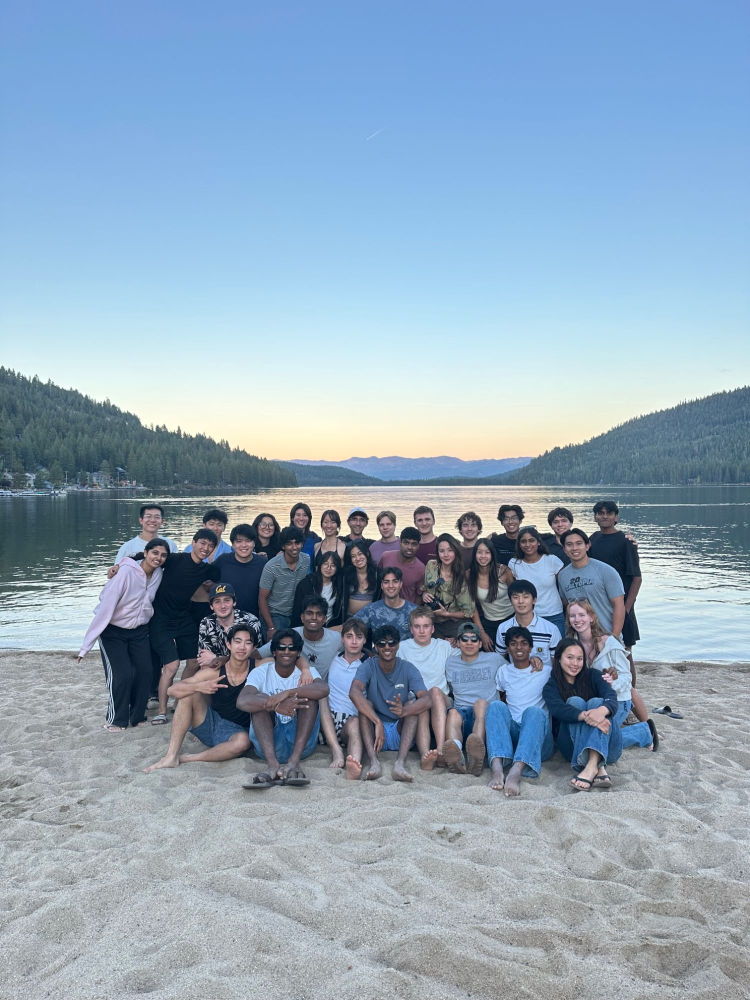
#> input picture group_pcb/source.jpg, 1500 x 2000 px, found by its file name (shown at 1/2 size)
$ python group_fade.py out.png
#> lines starting #> are read from the running program, lines starting #| are printed output that depends on the picture; after the words box and inside, x2 and y2 are one past the last pixel; in counts of white or black regions, pixels touching at a corner belong together
# plain 4-tone dither of the group photo, faded to the bare-board purple at the edges and near the NFC coil
import sys, numpy as np, cv2
from PIL import Image
OUT = sys.argv[1]
W_MM, PITCH = 120.0, 0.2
OX, OY = 92.4, 148.4         # back-view top-left (mm): centred on the 304.8 mm board
FADE = 15.0                   # mm of fade on each edge
COIL = (1e4, 1e4, 1e4 + 1, 1e4 + 1)    # NFC coil removed: no keep-out
CROP = (0, 690, 1500, 1640)
DARK, MID, GOLD, SILK = (58, 26, 86), (96, 48, 138), (226, 186, 104), (238, 236, 228)
im = cv2.imread(f"{OUT}/source.jpg"); x0, y0, x1, y1 = CROP; im = im[y0:y1, x0:x1]
#> further down, im is the input picture: shape (2000, 1500, 3); mean B, G, R 186.1, 166.7, 144.8
Lfull = cv2.cvtColor(im, cv2.COLOR_BGR2GRAY)
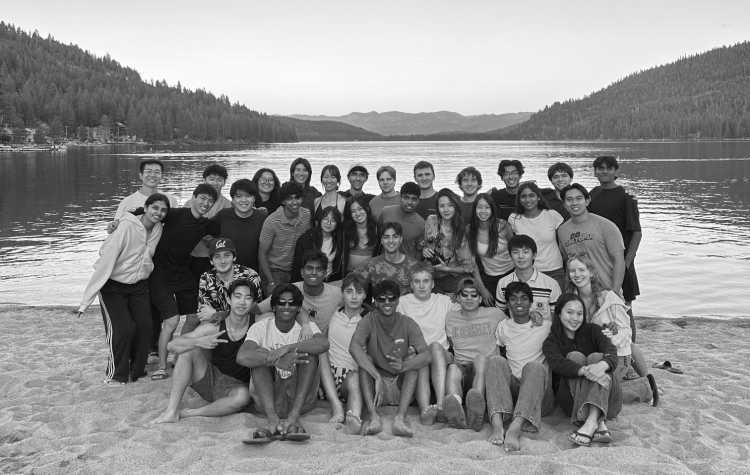
#> Lfull: shape (950, 1500) (shown at 1/2 size); min 1, max 255, mean 144.7
nw = int(W_MM / PITCH); nh = int(round(nw * (y1 - y0) / (x1 - x0)))
L = cv2.resize(Lfull, (nw, nh), interpolation=cv2.INTER_AREA)
L = cv2.createCLAHE(clipLimit=2.0, tileGridSize=(6, 6)).apply(L).astype(np.float32)
L = np.clip(L + 0.8 * (L - cv2.GaussianBlur(L, (0, 0), 1.2)), 0, 255) / 255
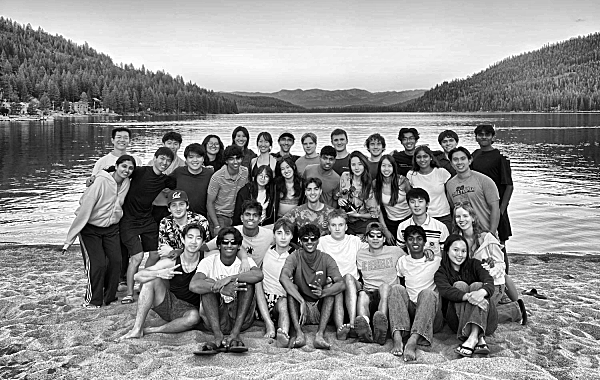
#> L: shape (380, 600) float32; min 0, max 1, mean 0.563
lo, hi = np.percentile(L, [1, 99.5]); L = np.clip((L - lo) / (hi - lo), 0, 1)
#> after `lo, hi = np.percentile(L, [1, 99.5])`: lo = 0; hi = 1
# fade mask
xs = OX + (np.arange(nw) + 0.5) * PITCH; ys = OY + (np.arange(nh) + 0.5) * PITCH
X, Y = np.meshgrid(xs, ys)
ss = lambda t: (lambda c: c * c * (3 - 2 * c))(np.clip(t, 0, 1))
de = np.minimum.reduce([X - OX, OX + W_MM - X, Y - OY, OY + nh * PITCH - Y])
# soften corners: use distance to an inset rounded rectangle
r = FADE; cx = np.clip(X, OX + r, OX + W_MM - r); cy = np.clip(Y, OY + r, OY + nh*PITCH - r)
dcorner = r - np.hypot(X - cx, Y - cy)
a_edge = ss(np.minimum(de, dcorner) / FADE)
dx = np.maximum.reduce([COIL[0] - X, np.zeros_like(X), X - COIL[2]]); dy = np.maximum.reduce([COIL[1] - Y, np.zeros_like(Y), Y - COIL[3]])
a_coil = ss((np.hypot(dx, dy) - 2.0) / 6.0)          # safety net: no copper within 2 mm of the coil (photo is ~11 mm away now)
A = (a_edge * a_coil) ** 1.2
L = L * A
def diffuse(t, nlev, kernel, div):
#> called with nlev = 3, div = 16
    f = t.copy(); o = np.zeros(t.shape, np.uint8); H, W = t.shape
#> after `H, W = t.shape`: H = 380; W = 600
    for y in range(H):
        d = 1 if y % 2 == 0 else -1
        for x in (range(W) if d == 1 else range(W-1, -1, -1)):
            q = int(np.clip(round(f[y, x]), 0, nlev)); o[y, x] = q; e = (f[y, x] - q) / div
            for ddx, ddy, k in kernel:
                XX, YY = x + ddx*d, y + ddy
                if 0 <= XX < W and YY < H: f[YY, XX] += e * k
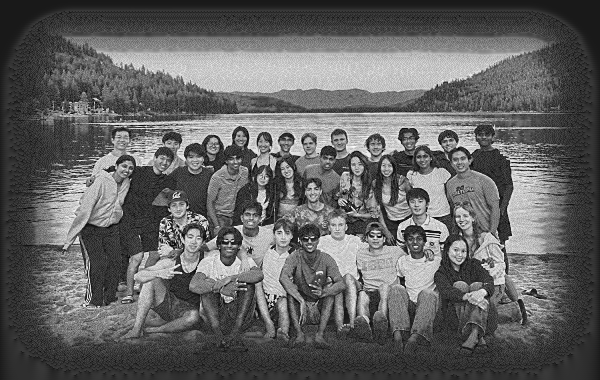
#> f: shape (380, 600) float64; min -0.387, max 3.45, mean 1.1; drawn with min black and max white
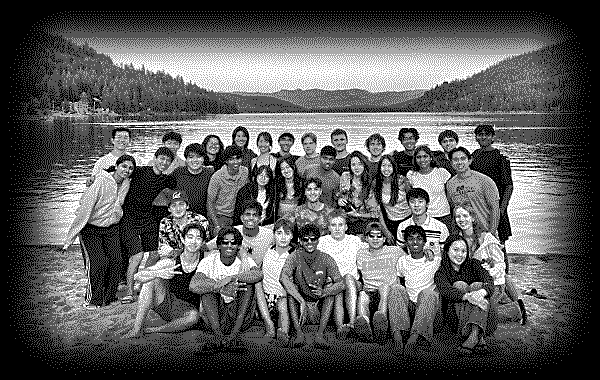
#> o: shape (380, 600); min 0, max 3, mean 1.07; drawn with min black and max white
    return o
FS = [(1, 0, 7), (-1, 1, 3), (0, 1, 5), (1, 1, 1)]
a4 = diffuse(L * 3, 3, FS, 16)
a4[A < 0.02] = 0
#> a4: shape (380, 600); 0.03% of pixels changed, all inside (x1, y1, x2, y2) = (7, 108, 593, 377)
def save(mask, name):
#> called with name = 'fade4_F_Cu'
    Image.fromarray(np.where(mask, 0, 255).astype(np.uint8)).convert("1").save(f"{OUT}/{name}.png", dpi=(25.4/PITCH,)*2)
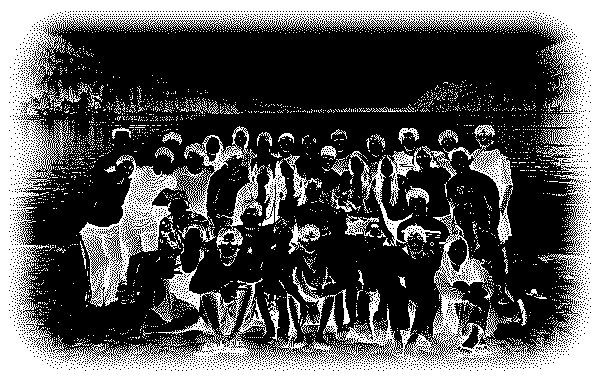
#> saved as fade4_F_Cu.png: PIL image 600x380 1; 34.8% white; 2751 white regions (2683 under 20 px), largest, box (x1, y1, x2, y2) and area: (0, 0, 600, 380) 58776, (79, 126, 265, 307) 6610, (422, 139, 513, 208) 1279
save(a4 >= 1, "fade4_F_Cu"); save(a4 == 2, "fade4_F_Mask_openings"); save(a4 == 3, "fade4_F_Silkscreen")
#> in save (call 2), `Image.fromarray(np.where(mask, 0, 255).astype(np.uint8)).convert("1")...`: mask: shape (380, 600) bool; 20.7% white in thin lines or dots, all inside (x1, y1, x2, y2) = (34, 37, 565, 345)
#> call 3 of save, with name = 'fade4_F_Silkscreen'
#> in save (call 3), `Image.fromarray(np.where(mask, 0, 255).astype(np.uint8)).convert("1")...`:
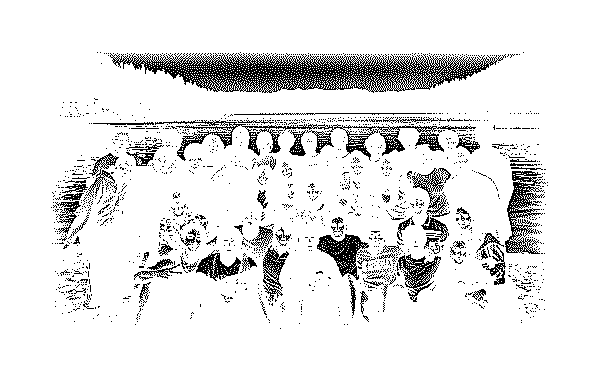
#> saved as fade4_F_Silkscreen.png: PIL image 600x380 1; 89.6% white; black in thin lines or dots, all inside (x1, y1, x2, y2) = (51, 52, 548, 329)
rgb = np.zeros((nh, nw, 3), np.uint8)
for i, c in enumerate([DARK, MID, GOLD, SILK]): rgb[a4 == i] = c
Image.fromarray(rgb).resize((nw*6, nh*6), Image.NEAREST).save(f"{OUT}/preview_fade4.png")
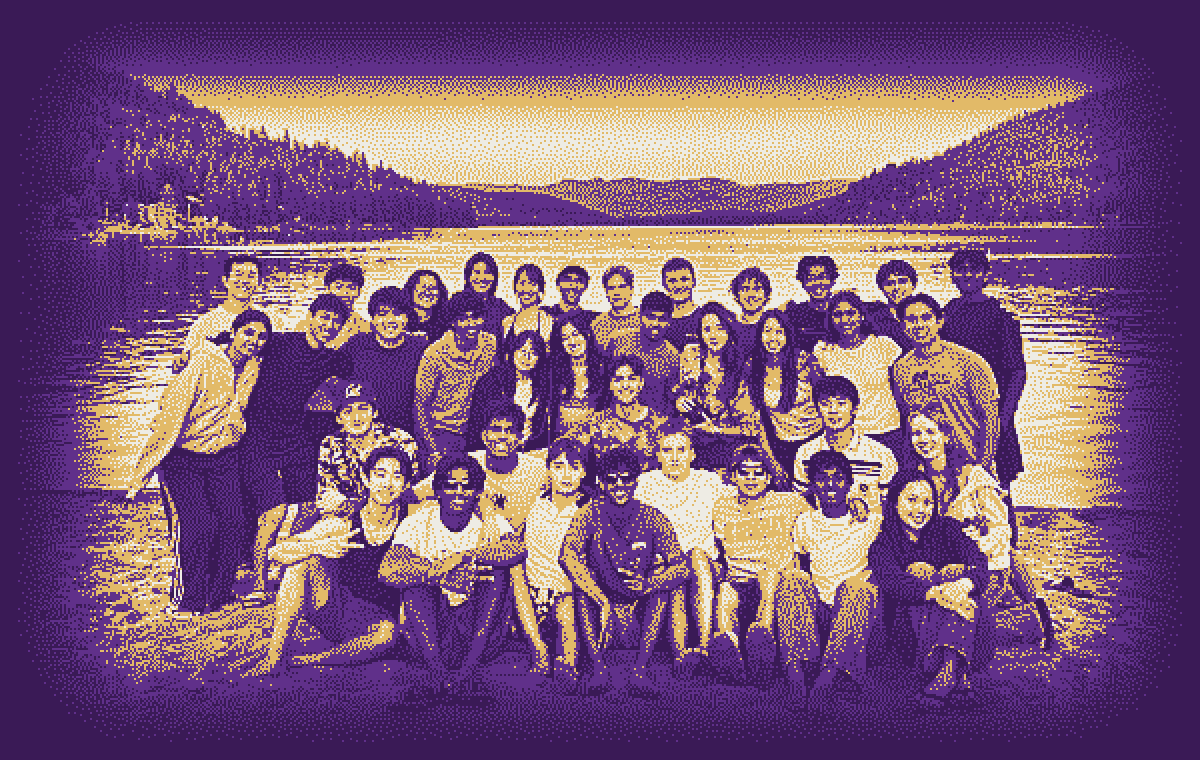
#> saved as preview_fade4.png: PIL image 3600x2280 RGB (shown at 1/3 size); mean R, G, B 124.4, 88.5, 122.3
print(nw, nh, "copper within 2 mm of coil:", int(((a4 >= 1) & (a_coil == 0)).sum()))
#| 600 380 copper within 2 mm of coil: 0
